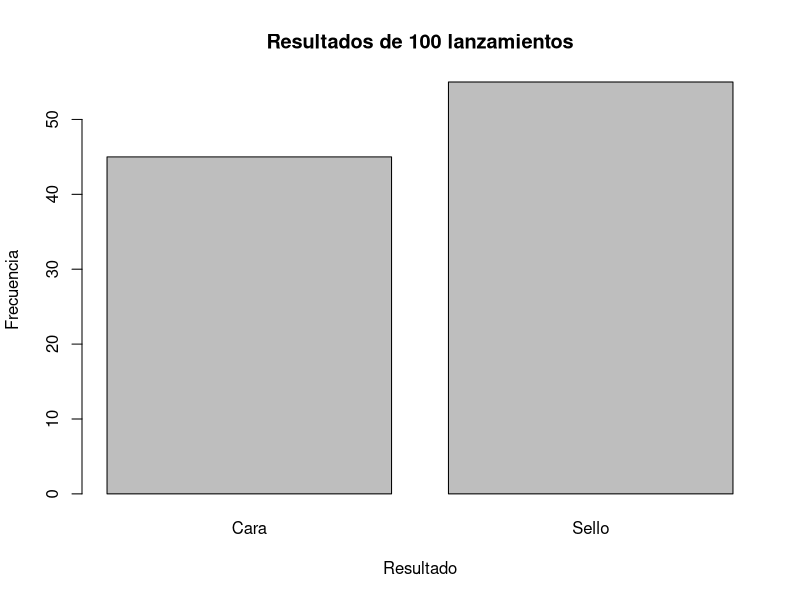
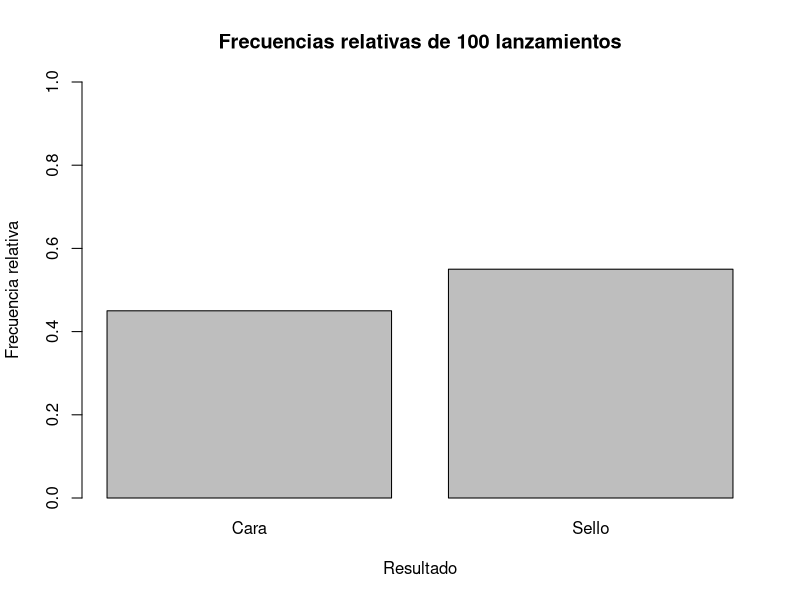
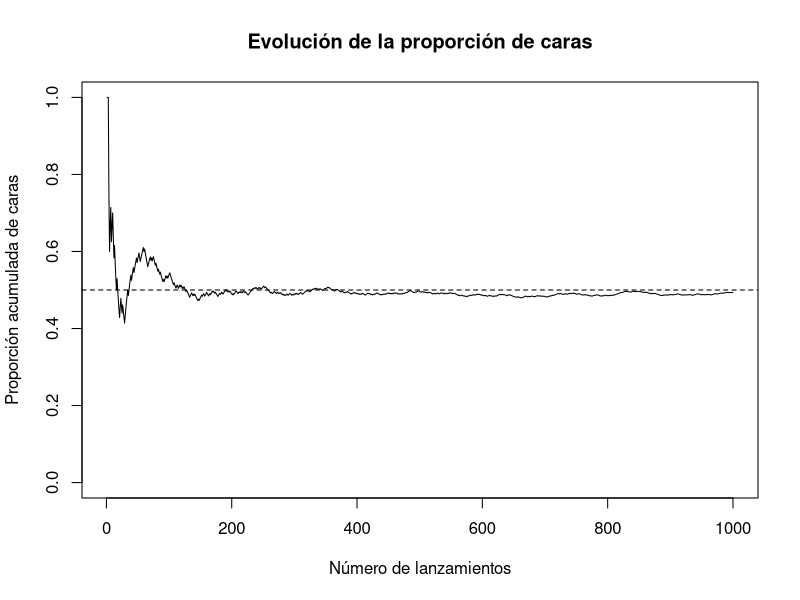
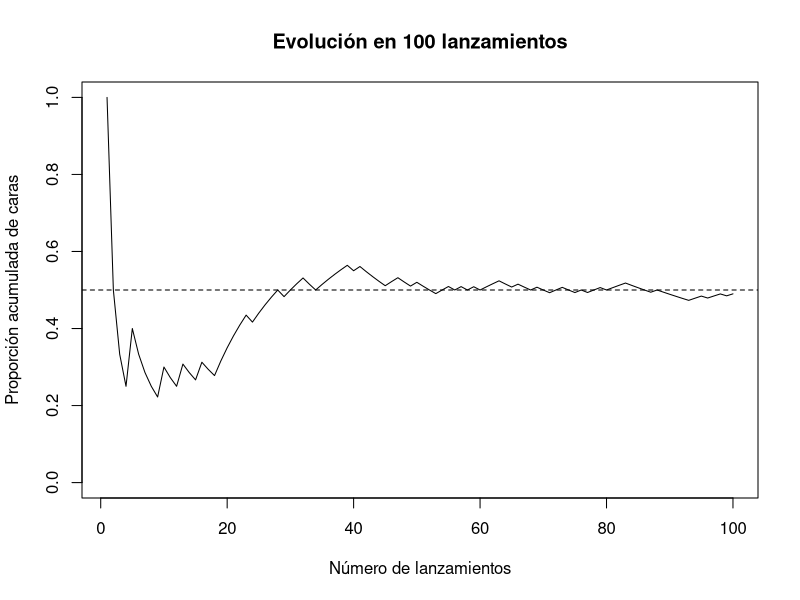
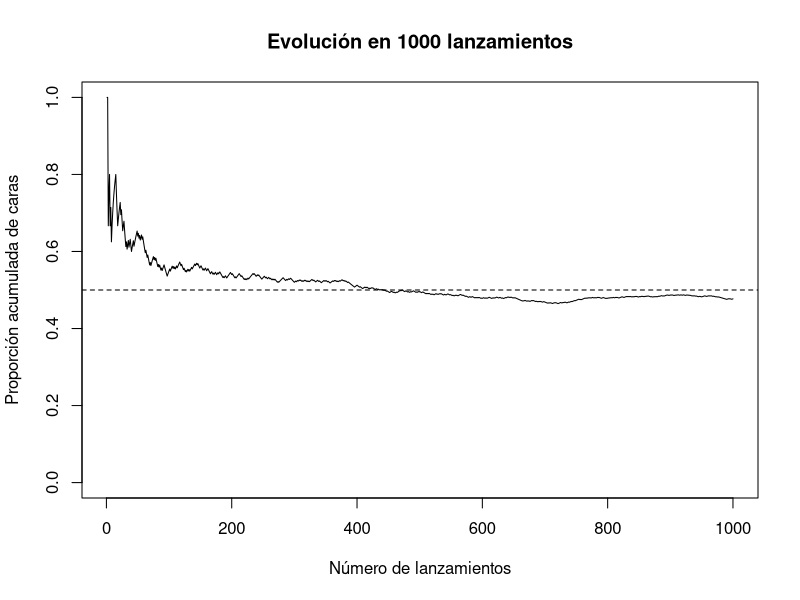
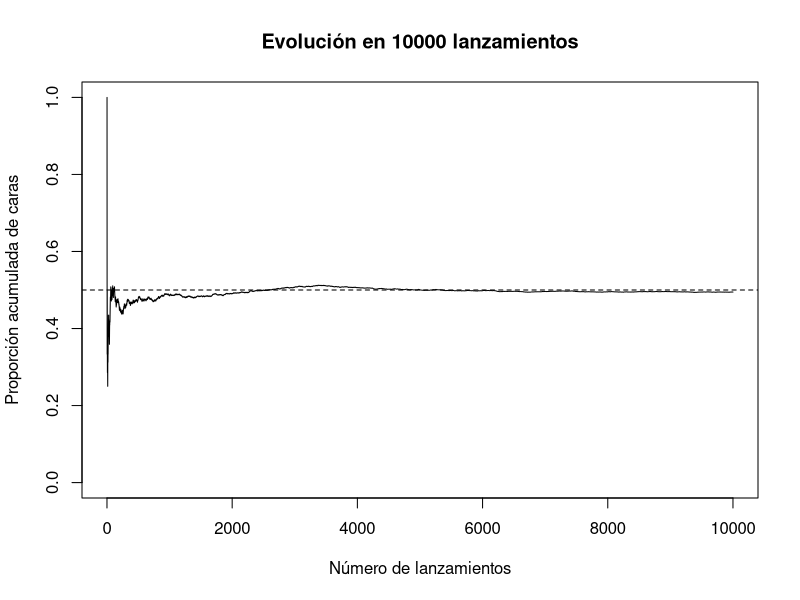
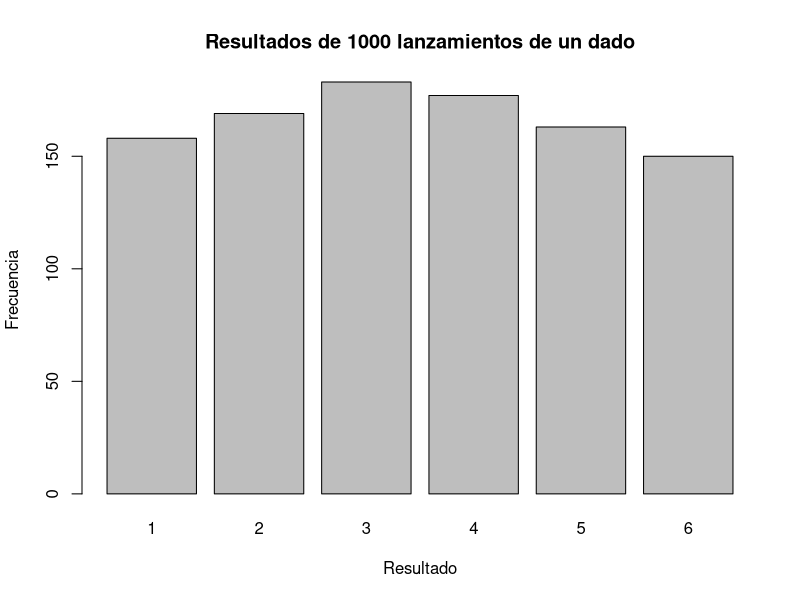
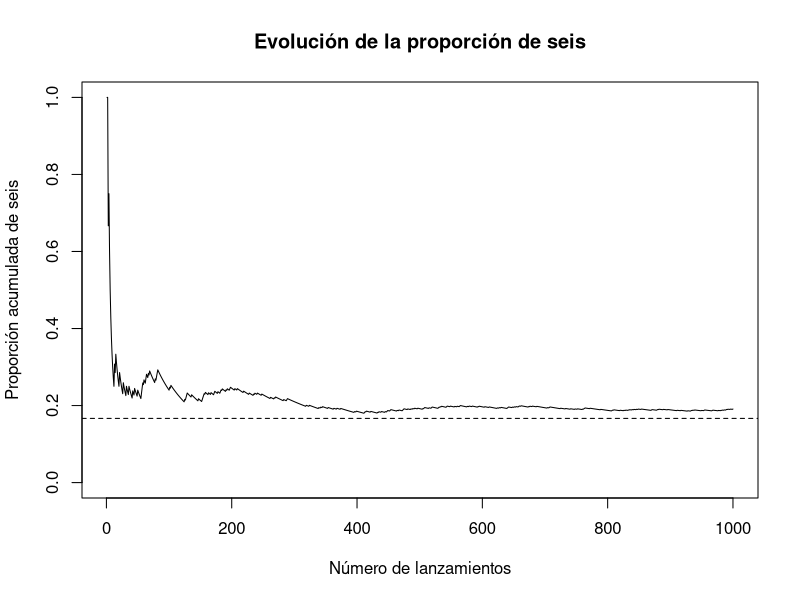

Write the R code that produced these figures, in order.
## ---- chunk 1
2 + 3
## ---- chunk 2
"Hola, estamos usando R"
## ---- chunk 3
sample(c("Cara", "Sello"), size = 1)
## ---- chunk 4
sample(c("Cara", "Sello"), size = 1)
## ---- chunk 5
sample(c("Cara", "Sello"), size = 10, replace = TRUE)
## ---- chunk 6
lanzamientos <- sample(c("Cara", "Sello"),
                       size = 20,
                       replace = TRUE)

lanzamientos
## ---- chunk 7
table(lanzamientos)
## ---- chunk 8
lanzamientos <- sample(c("Cara", "Sello"),
                       size = 100,
                       replace = TRUE)

table(lanzamientos)
## ---- chunk 9
barplot(table(lanzamientos),
        main = "Resultados de 100 lanzamientos",
        xlab = "Resultado",
        ylab = "Frecuencia")
## ---- chunk 10
frecuencias_relativas <- table(lanzamientos) / length(lanzamientos)

frecuencias_relativas
## ---- chunk 11
barplot(frecuencias_relativas,
        main = "Frecuencias relativas de 100 lanzamientos",
        xlab = "Resultado",
        ylab = "Frecuencia relativa",
        ylim = c(0, 1))
## ---- chunk 12
lanzamientos == "Cara"
## ---- chunk 13
mean(lanzamientos == "Cara")
## ---- chunk 14
lanzamientos <- sample(c("Cara", "Sello"),
                       size = 1000,
                       replace = TRUE)
## ---- chunk 15
proporcion_caras <- cumsum(lanzamientos == "Cara") / 1:1000
## ---- chunk 16
plot(proporcion_caras,
     type = "l",
     ylim = c(0, 1),
     xlab = "Número de lanzamientos",
     ylab = "Proporción acumulada de caras",
     main = "Evolución de la proporción de caras")

abline(h = 0.5, lty = 2)
## ---- chunk 17
simular_moneda <- function(n) {
  lanzamientos <- sample(c("Cara", "Sello"),
                         size = n,
                         replace = TRUE)
  
  proporcion_caras <- cumsum(lanzamientos == "Cara") / 1:n
  
  plot(proporcion_caras,
       type = "l",
       ylim = c(0, 1),
       xlab = "Número de lanzamientos",
       ylab = "Proporción acumulada de caras",
       main = paste("Evolución en", n, "lanzamientos"))
  
  abline(h = 0.5, lty = 2)
}
## ---- chunk 18
simular_moneda(100)
## ---- chunk 19
simular_moneda(1000)
## ---- chunk 20
simular_moneda(10000)
## ---- chunk 21
dados <- sample(1:6,
                size = 20,
                replace = TRUE)

dados
## ---- chunk 22
table(dados)
## ---- chunk 23
dados <- sample(1:6,
                size = 1000,
                replace = TRUE)

barplot(table(dados),
        main = "Resultados de 1000 lanzamientos de un dado",
        xlab = "Resultado",
        ylab = "Frecuencia")
## ---- chunk 24
dados <- sample(1:6,
                size = 1000,
                replace = TRUE)

proporcion_seis <- cumsum(dados == 6) / 1:1000
## ---- chunk 25
plot(proporcion_seis,
     type = "l",
     ylim = c(0, 1),
     xlab = "Número de lanzamientos",
     ylab = "Proporción acumulada de seis",
     main = "Evolución de la proporción de seis")

abline(h = 1/6, lty = 2)
## ---- chunk 26
simular_dado <- function(n) {
  dados <- sample(1:6,
                  size = n,
                  replace = TRUE)
  
  frecuencias_relativas <- table(factor(dados, levels = 1:6)) / n
  
  barplot(frecuencias_relativas,
          ylim = c(0, 0.4),
          xlab = "Resultado del dado",
          ylab = "Frecuencia relativa",
          main = paste("Frecuencias relativas en", n, "lanzamientos"))
  
  abline(h = 1/6, lty = 2)
}
## ---- chunk 27
simular_dado(60)
## ---- chunk 28
simular_dado(600)
## ---- chunk 29
simular_dado(6000)
